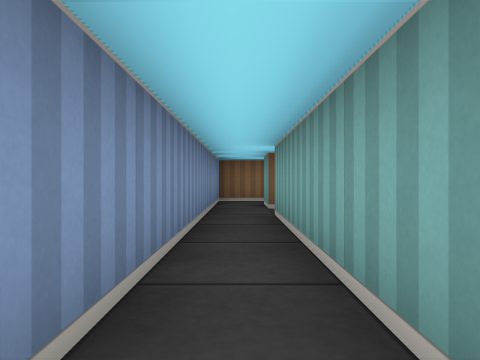
View 1 (above)

19 first-person views from a walk through a cub3D maze. The camera is about half as high as the walls, looks level and sees 75° across. The floor is counted in squares. Each view is taken from the middle of a square. On the plan, view 1 faces up. The plan holds only what a view shows up to about 9 squares ahead; the rest is blank.

View 2
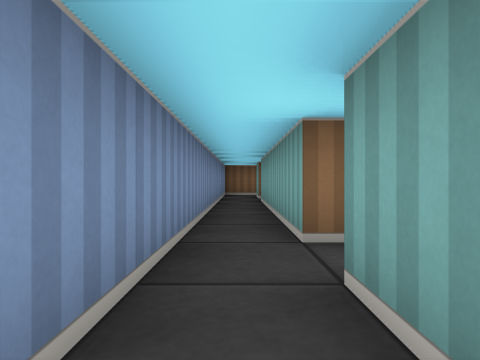

View 3
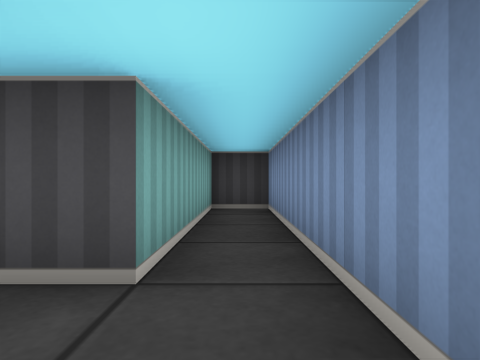

View 4
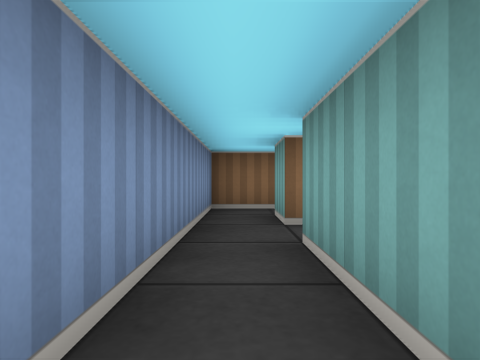

View 5
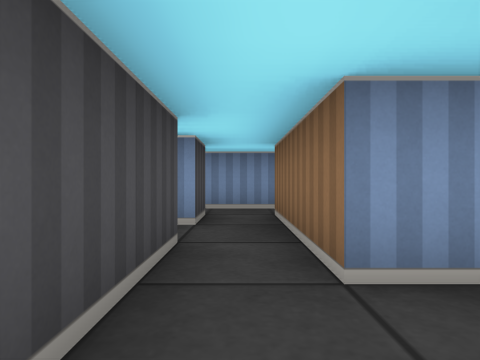

View 6
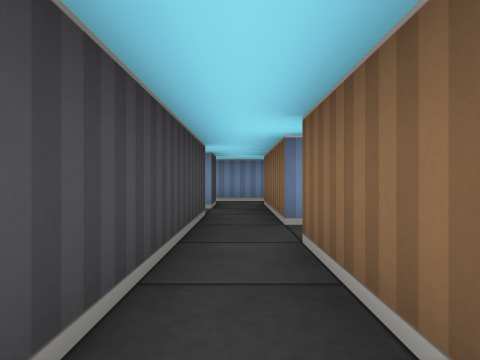

View 7
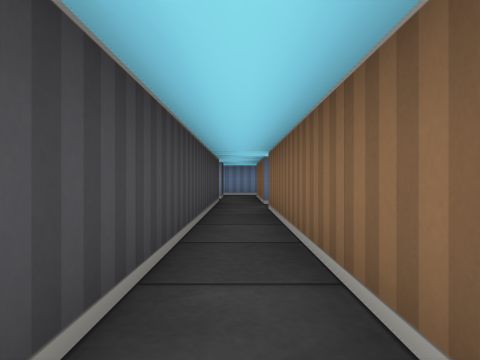

View 8
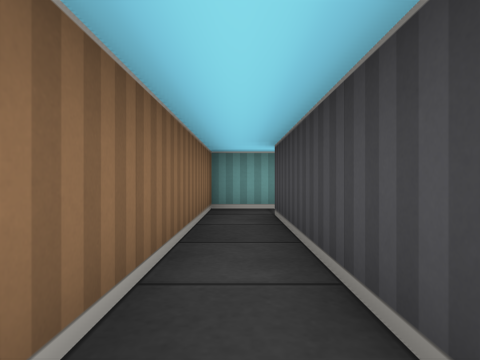

View 9
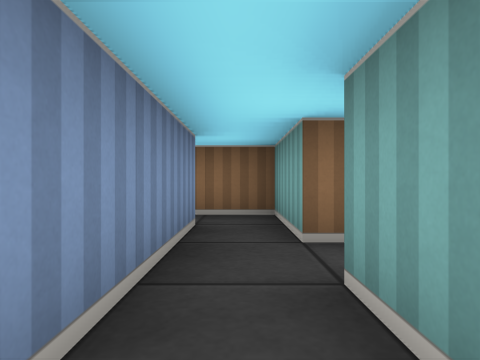

View 10
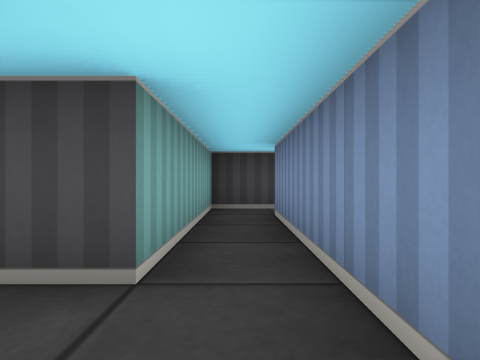

View 11
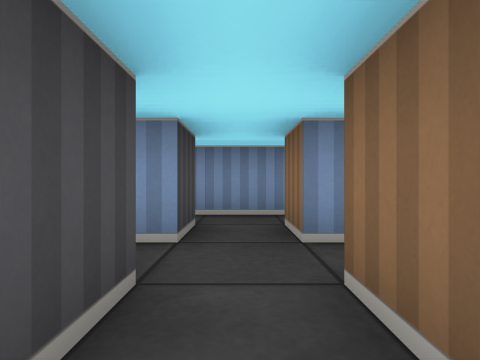

View 12
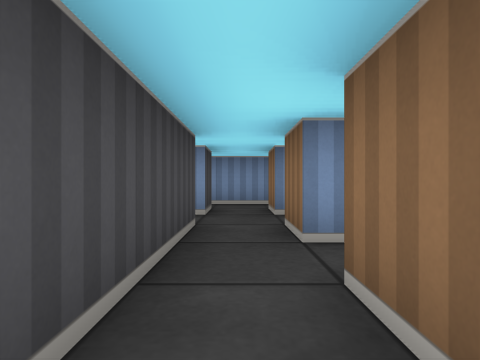

View 13
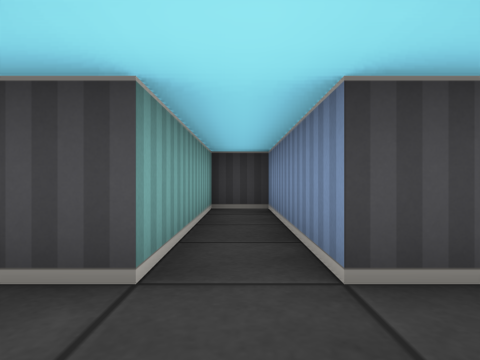

View 14
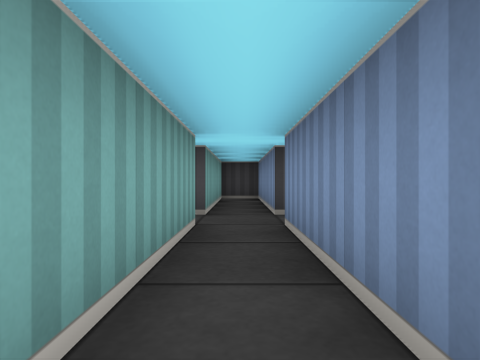

View 15
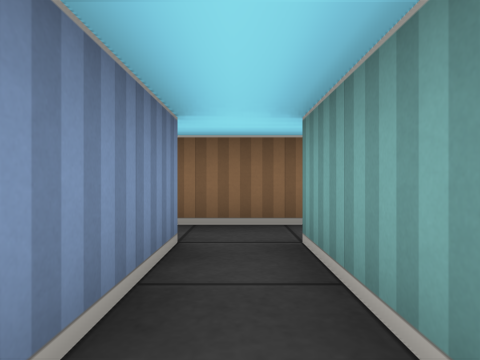

View 16
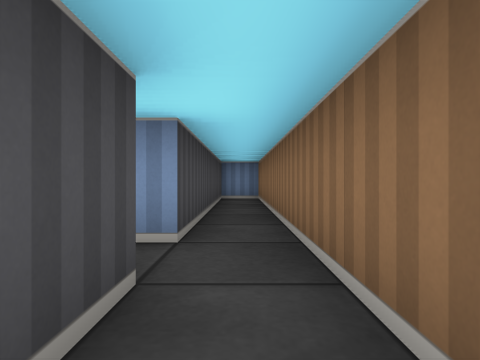

View 17
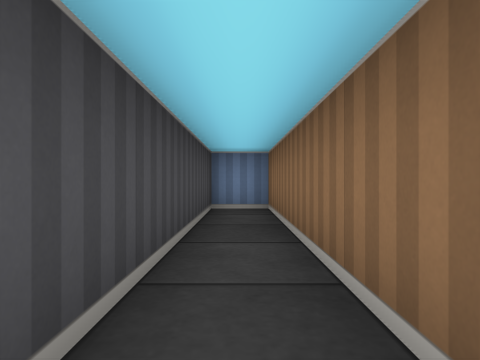

View 18
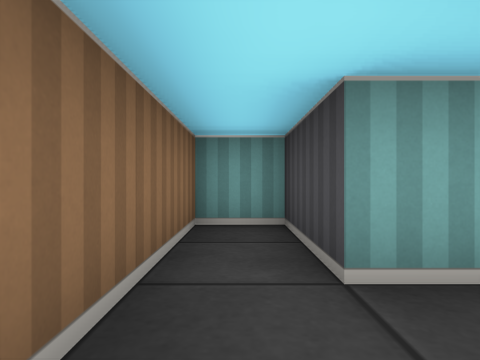

View 19
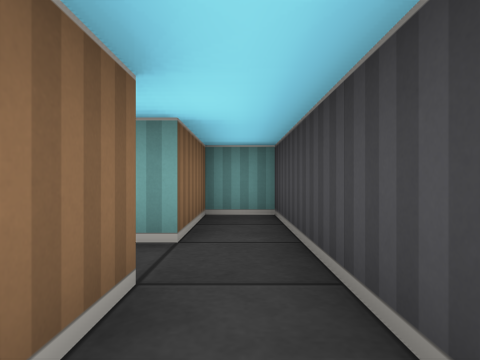

### Floor plan
Ten units are one square. View 1 is at (0, 0); x grows to the right and y downward. Boxes are objects, and circles mark ways between rooms. Rooms are numbered by the first view taken in them; rooms with no view inside come last. Other rooms are left out.
<svg viewBox="-10 -80 180 140">
<path fill="none" stroke="#000" d="M5 5 5 -45M-5 -55 -5 55 5 55 5 15M35 -62 35 -55 25 -55M25 -45 95 -45M105 -45 105 -55 45 -55M105 -35 105 -45M94 15 105 15 105 -25M95 -45 95 5M135 -35 125 -35M125 -25 165 -25 165 -35 145 -35M125 -35 125 -65 145 -65 145 -75 55 -75 55 -65 115 -65 115 -35 105 -35M105 -25 115 -25 115 15 125 15 125 -25M5 -45 15 -45M25 -55 5 -55"/>
<circle cx="10" cy="-50" r="3" fill="#2a7"/>
<circle cx="100" cy="-40" r="3" fill="#2a7"/>
<circle cx="30" cy="-50" r="3" fill="#2a7"/>
<circle cx="110" cy="-30" r="3" fill="#2a7"/>
<circle cx="130" cy="-30" r="3" fill="#2a7"/>
<text x="0" y="0">1</text>
<text x="60" y="-50">2</text>
<text x="100" y="-10">3</text>
<text x="140" y="-30">4</text>
<text x="120" y="-50">5</text>
<text x="10" y="-50">6</text>
</svg>
Room 1 opens to room 6. Room 2 opens to room 3. Room 2 opens to room 6. Room 3 opens to room 5. Room 4 opens to room 5.

Where each view was taken, in squares from view 1:
view 1: 0 up, 0 right, facing up
view 2: 3 down, 0 right, facing up
view 3: 0 up, 0 right, facing down
view 4: 2 up, 0 right, facing up
view 5: 5 up, 5 right, facing left
view 6: 5 up, 7 right, facing left
view 7: 5 up, 10 right, facing left
view 8: 5 up, 5 right, facing right
view 9: 1 up, 10 right, facing up
view 10: 4 up, 10 right, facing down
view 11: 3 up, 14 right, facing left
view 12: 3 up, 16 right, facing left
view 13: 4 up, 12 right, facing down
view 14: 7 up, 12 right, facing down
view 15: 4 up, 12 right, facing up
view 16: 7 up, 14 right, facing left
view 17: 7 up, 11 right, facing left
view 18: 7 up, 11 right, facing right
view 19: 3 up, 12 right, facing right
